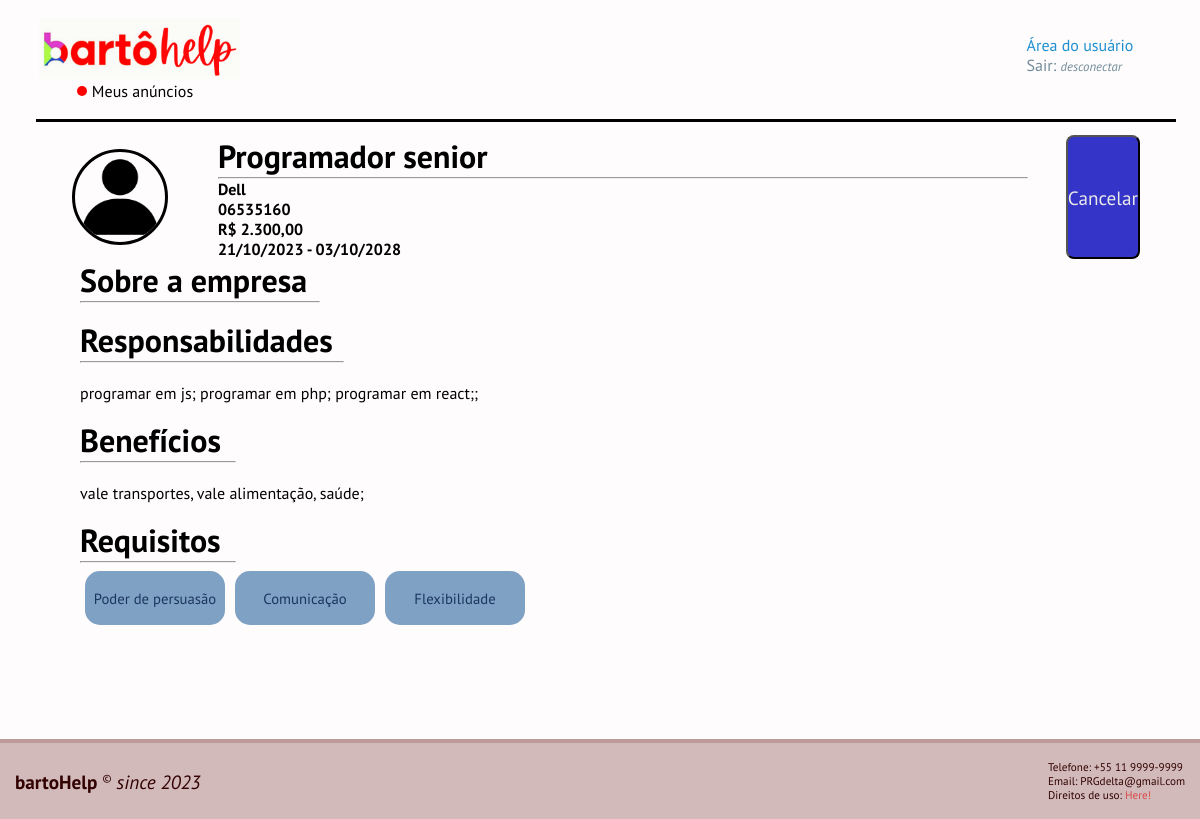
The app's page /php/funcionario/maisDetalhesMinhasVagas.php?idVaga=1 (signed in) with its own data.
### tables this page shows
CREATE TABLE IF NOT EXISTS `vaga` (
  `id_vaga` int NOT NULL AUTO_INCREMENT,
  `titulo` varchar(100) DEFAULT NULL,
  `responsabilidades` text,
  `beneficios` text,
  `data_pub` varchar(20) DEFAULT NULL,
  `data_max` varchar(20) DEFAULT NULL,
  `aberta` tinyint(1) DEFAULT NULL,
  `cnpj_empresa` varchar(20) DEFAULT NULL,
  `salario` varchar(20) DEFAULT NULL,
  `cep` varchar(15) DEFAULT NULL,
  `endereco` varchar(255) DEFAULT NULL,
  PRIMARY KEY (`id_vaga`),
  KEY `cnpj_empresa` (`cnpj_empresa`),
  CONSTRAINT `vaga_ibfk_1` FOREIGN KEY (`cnpj_empresa`) REFERENCES `empresa` (`cnpj`)
);

CREATE TABLE IF NOT EXISTS `empresa` (
  `cnpj` varchar(20) NOT NULL,
  `nome` varchar(100) NOT NULL,
  `gmail` varchar(100) DEFAULT NULL,
  `senha` varchar(80) DEFAULT NULL,
  `telefone` varchar(12) DEFAULT NULL,
  `logo` varchar(200) DEFAULT NULL,
  `descricao` text,
  `descricaoLinha` varchar(255) DEFAULT NULL,
  `endereco` varchar(150) NOT NULL,
  `cep` varchar(20) NOT NULL,
  PRIMARY KEY (`cnpj`)
);

CREATE TABLE IF NOT EXISTS `competencia` (
  `id_competencia` int NOT NULL AUTO_INCREMENT,
  `tipo` varchar(35) DEFAULT NULL,
  `descricao` text,
  PRIMARY KEY (`id_competencia`)
);

### php/funcionario/maisDetalhesMinhasVagas.php (the view, shortened to what this page needs)
<?php
if(
    !isset($_SESSION)
    || $_SESSION ==""
    || $_SESSION == null
    || !isset($_SESSION['cpf'])
    ||  $_SESSION['cpf'] ==""
    || $_SESSION['cpf'] == null
    || empty($_SESSION['cpf'])
    ){header('Location: ../../html/login.html');}
else{
include('../conexao.php');
$cpf = $_SESSION['cpf'];
$resposta="";
$idVaga = $_GET['idVaga'];
$buscaVaga = mysqli_query($con, "SELECT * FROM vaga where id_vaga = '$idVaga'");
$resultadoVaga = mysqli_fetch_row($buscaVaga);
$cnpj = $resultadoVaga[7];
$buscaEmp = mysqli_query($con, "SELECT * FROM empresa where cnpj = '$cnpj'");
$resultadoEmp = mysqli_fetch_row($buscaEmp);
$buscaLogo = $resultadoEmp[5];
$dataLimite = $resultadoVaga[5];
$dataLimite = implode("/",array_reverse(explode("-",$dataLimite)));
$buscaInteresse = mysqli_query($con, "SELECT * from interesse where id_usuario = '$cpf' and id_vaga = '$idVaga'");
$Interessados = mysqli_fetch_row($buscaInteresse);
if ($buscaLogo=="" || $buscaLogo==null || $buscaLogo == " ") {
    $buscaLogo = "../../contents/imgs/3106921.png";
}
$busca= mysqli_query($con, "SELECT * from competencia_vaga where id_vaga = '$idVaga'");
    if( mysqli_num_rows($busca)>= 1) {
        while($resultado = mysqli_fetch_row($busca)){
            $idComp = $resultado[2];
            $busca2 = mysqli_query($con, "SELECT * from competencia where id_competencia = $idComp");
            while($resultado2= mysqli_fetch_row($busca2)){
                $resposta = $resposta."<a href=\"../../html/competencias.html\" target=\"_Blank\"><button>".$resultado2[1]."</button></a>";
            }
        }
    }
    else{
        $resposta = "<a href=\"#\"><button>sem nenhum requisito</button></a>";
    }
?>
<!DOCTYPE html>
<html lang="pt-br">
<head>
            <link rel="stylesheet" href="../../style/home.css">
            <link rel="stylesheet" href="../../style/style.css">
            <link rel="stylesheet" href="../../style/header.css">
            <link rel="stylesheet" href="../../style/home_empresa.css">
            <link rel="stylesheet" href="../../style/detalhesminhaVagaUser.css">
</head>
<body>
    <header id="topo">
    </header>
    <div class="topo">
        <div class="img">
            <img src="<?php echo $buscaLogo; ?>" alt="" class="logoEmp">
        </div>
        <div class="titulo">
            <h1> <?php echo $resultadoVaga[1]; ?></h1>
            <hr/>
            <h4> <?php echo $resultadoEmp[1]?></h4>
            <h4> <?php echo $resultadoVaga[9]?> </h4>
            <h4> <?php echo "R$ ".$resultadoVaga[8]?> </h4>
            <h4> <?php echo $resultadoVaga[4]." - ".$dataLimite;?> </h4>
        </div>
        <?php
        if( $Interessados[4] != 3 ){ ?>
            <button class="CancelarVaga" <?php echo "onclick=\"cancelar($idVaga)\" ";?>>
                Cancelar
            </button>
        <?php } ?>
    </div>
    <div class="contedor">
        <div>
            <h1>
                Sobre a empresa
                <hr style=" width:20vw; "/>
            </h1>
        </div>
        <div>
            <h1>
                Responsabilidades
                <hr style=" width:22vw; "/>
            </h1>
                    <?php echo "<br/>".$resultadoVaga[2]?>;
                    <br/>
        </div>
        <div>
            <h1>
                Benefícios
                <hr style=" width:13vw; "/>
            </h1>
                    <?php echo "<br/>".$resultadoVaga[3]?>
                    <br/>
        </div>
        <div>
            <h1>
                Requisitos
                <hr style=" width:13vw; "/>
            </h1>
            <div id="requisitosCards">
                <?php
                    echo $resposta;
                ?>
            </div>
        </div>
    </div>
    <footer>
    </footer>
</body>
</html> <?php } ?>

### style/home.css (style rules this page uses)
:root { --section_heigth: 100vh; --cardSdw: 0 12px 25px 1px rgba(0, 0, 0, 0.555); --cardSdwHvr: 0 12px 25px 1px rgba(0, 0, 0, 0.484); --btnCardBrd: 1px solid rgb(0,0,0); --detalhesBrd: 2px solid rgb(25, 25, 184); }

### style/style.css (style rules this page uses)
:root { --marginLineHeader: calc(13vh + 15px); --bkg: rgba(253, 247, 247, 0.349); --grayCard: rgb(236, 202, 202); --grayCardHvr: rgba(255, 207, 207, 0.938); --darkGray: rgb(39, 39, 39); --gray: rgb(113, 138, 153); --gray2: rgb(194, 214, 228); --gray3: rgb(119, 174, 181); --red: rgb(255, 0, 0); --redPointHvr: rgb(26, 107, 178); --Lato: 'Lato', sans-serif; --PtSans: 'PT Sans', sans-serif; --raleway: 'Raleway', sans-serif; --Mukta: 'Mukta Malar', sans-serif; --Input: rgb(255, 234, 234); --linkClr: rgb(219, 72, 72); --helpClr: rgb(254, 254, 252); --helpBkgClr: rgba(33, 116, 168, 0.87); --borderInput: rgb(190, 155, 155); --borderInputDenai: rgb(230, 81, 81); --borderInputAcept: rgba(20, 187, 225, 0.898); --buttonBkgClr: rgb(60, 0, 0); --buttonClr: rgb(212, 179, 179); --buttonSdw: 2px 4px 12px rgb(255, 183, 183) inset; --buttonSdwHvr: 1px 2px 15px rgb(207, 120, 120) inset; --buttonBkgClrBlkd: rgb(74, 74, 74); --buttonClrBlkd: rgb(209, 209, 209); --buttonSdwBlkd: -2px -4px 12px rgba(62, 3, 3, 0.826) inset; --lableFile: rgb(199, 102, 152); --lableFileHvr: rgb(174, 42, 110); --footerClr: rgb(50, 0, 0); --footerBkgClr: rgba(86, 0, 0, 0.264); --moreBrd: 1px solid rgb(143, 143, 143); --moreBrdClr: rgb(143, 143, 143); --moreBrdClrHvr: rgb(175, 175, 175); --buttonLocate: rgb(126, 161, 196); --buttonLocateClr: rgb(27, 54, 92); --buttonLocateClrHvr: rgb(118, 163, 209); --buttonLocateHvr: rgb(13, 44, 87); }
* { margin: 0; padding: 0; box-sizing: border-box; scroll-behavior: smooth; font-family: var(--PtSans); scroll-padding-top: 80px; }
body { background-color: var(--bkg); }
a { color: var(--linkClr); text-decoration: none; }

### style/header.css (style rules this page uses)
:root { --zero: 0; --userClr: rgb(29, 143, 209); --searchBrd: 1px solid rgba(0, 112, 132, 0.763); --searchBrdClr: rgb(0, 112, 132); --searchBrdClrHvr: rgba(0, 112, 132, 0.514); }
header { width: 100%; height: 10vh; display: flex; margin-top: 15px; align-items: center; justify-content: space-between; }
header::after { content:''; width: 95%; height: 3px; display: block; position: absolute; left: 3%; top: var(--marginLineHeader); background-color: black; }

### style/detalhesminhaVagaUser.css (style rules this page uses)
.topo { display: flex; margin-top: 5vh; margin-left: 5vw; width: 90%; flex-direction: row; justify-content: space-between; }
.titulo { display: flex; flex-direction: column; width: 75%; }
.img { width: 15vh; display: flex; justify-content: center; align-items: center; }
.logoEmp { width: 12vh; border-radius: 6vh; border-color: black; border-width: 3px; border-style: solid; }

### records on screen
vaga: titulo "Programador senior", cep "06535160", salario "2.300,00", data_pub "21/10/2023", data_max "03/10/2028", responsabilidades "programar em js; programar em php; programar em react;", beneficios "vale transportes, vale alimentação, saúde;"
empresa: nome "Dell"
competencia: tipo "Poder de persuasão"
competencia: tipo "Comunicação"
competencia: tipo "Flexibilidade"
